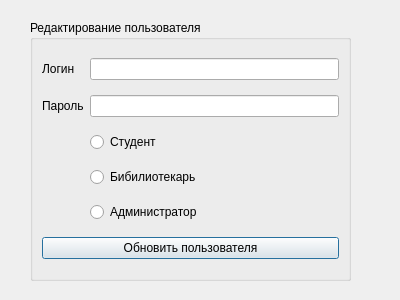
<?xml version="1.0" encoding="UTF-8"?>
<ui version="4.0">
 <class>EditUserForm</class>
 <widget class="QDialog" name="EditUserForm">
  <property name="geometry">
   <rect>
    <x>0</x>
    <y>0</y>
    <width>400</width>
    <height>300</height>
   </rect>
  </property>
  <property name="windowTitle">
   <string>Dialog</string>
  </property>
  <widget class="QGroupBox" name="groupBox">
   <property name="geometry">
    <rect>
     <x>30</x>
     <y>20</y>
     <width>321</width>
     <height>261</height>
    </rect>
   </property>
   <property name="sizePolicy">
    <sizepolicy hsizetype="Preferred" vsizetype="Preferred">
     <horstretch>0</horstretch>
     <verstretch>0</verstretch>
    </sizepolicy>
   </property>
   <property name="title">
    <string>Редактирование пользователя</string>
   </property>
   <layout class="QGridLayout" name="gridLayout">
    <item row="2" column="1">
     <widget class="QRadioButton" name="radioStudent">
      <property name="text">
       <string>Студент</string>
      </property>
     </widget>
    </item>
    <item row="0" column="0">
     <widget class="QLabel" name="label_2">
      <property name="text">
       <string>Логин</string>
      </property>
     </widget>
    </item>
    <item row="0" column="1">
     <widget class="QLineEdit" name="editLogin">
      <property name="sizePolicy">
       <sizepolicy hsizetype="Expanding" vsizetype="Fixed">
        <horstretch>6</horstretch>
        <verstretch>0</verstretch>
       </sizepolicy>
      </property>
     </widget>
    </item>
    <item row="1" column="1">
     <widget class="QLineEdit" name="editPassword"/>
    </item>
    <item row="1" column="0">
     <widget class="QLabel" name="label_3">
      <property name="text">
       <string>Пароль</string>
      </property>
     </widget>
    </item>
    <item row="3" column="1">
     <widget class="QRadioButton" name="radioLibrarian">
      <property name="text">
       <string>Бибилиотекарь</string>
      </property>
     </widget>
    </item>
    <item row="4" column="1">
     <widget class="QRadioButton" name="radioAdmin">
      <property name="text">
       <string>Администратор</string>
      </property>
     </widget>
    </item>
    <item row="5" column="0" colspan="2">
     <widget class="QPushButton" name="editUserButton">
      <property name="text">
       <string>Обновить пользователя</string>
      </property>
     </widget>
    </item>
   </layout>
  </widget>
 </widget>
 <resources/>
 <connections/>
</ui>
